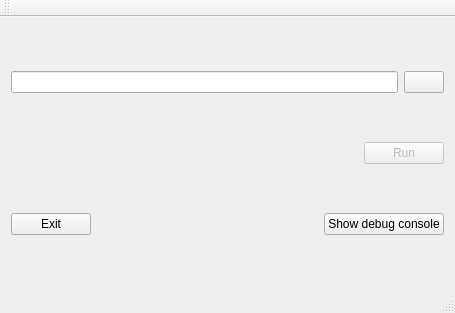
<?xml version="1.0" encoding="UTF-8"?>
<ui version="4.0">
 <class>Magic2Snesw</class>
 <widget class="QMainWindow" name="Magic2Snesw">
  <property name="geometry">
   <rect>
    <x>0</x>
    <y>0</y>
    <width>455</width>
    <height>313</height>
   </rect>
  </property>
  <property name="windowTitle">
   <string>Magic2Snes</string>
  </property>
  <widget class="QWidget" name="centralWidget">
   <property name="sizePolicy">
    <sizepolicy hsizetype="Minimum" vsizetype="Minimum">
     <horstretch>0</horstretch>
     <verstretch>0</verstretch>
    </sizepolicy>
   </property>
   <layout class="QVBoxLayout" name="verticalLayout">
    <item>
     <layout class="QHBoxLayout" name="horizontalLayout">
      <item>
       <widget class="QLineEdit" name="scriptLineEdit">
        <property name="readOnly">
         <bool>true</bool>
        </property>
       </widget>
      </item>
      <item>
       <widget class="QPushButton" name="chooseScriptButton">
        <property name="text">
         <string/>
        </property>
       </widget>
      </item>
     </layout>
    </item>
    <item>
     <layout class="QHBoxLayout" name="horizontalLayout_3">
      <item>
       <spacer name="horizontalSpacer_2">
        <property name="orientation">
         <enum>Qt::Horizontal</enum>
        </property>
        <property name="sizeHint" stdset="0">
         <size>
          <width>40</width>
          <height>20</height>
         </size>
        </property>
       </spacer>
      </item>
      <item>
       <widget class="QPushButton" name="runScriptButton">
        <property name="enabled">
         <bool>false</bool>
        </property>
        <property name="text">
         <string>Run</string>
        </property>
       </widget>
      </item>
     </layout>
    </item>
    <item>
     <layout class="QHBoxLayout" name="horizontalLayout_2">
      <item>
       <widget class="QPushButton" name="exitButton">
        <property name="text">
         <string>Exit</string>
        </property>
       </widget>
      </item>
      <item>
       <spacer name="horizontalSpacer">
        <property name="orientation">
         <enum>Qt::Horizontal</enum>
        </property>
        <property name="sizeHint" stdset="0">
         <size>
          <width>40</width>
          <height>20</height>
         </size>
        </property>
       </spacer>
      </item>
      <item>
       <widget class="QPushButton" name="pushButton">
        <property name="text">
         <string>Show debug console</string>
        </property>
       </widget>
      </item>
     </layout>
    </item>
   </layout>
  </widget>
  <widget class="QToolBar" name="mainToolBar">
   <attribute name="toolBarArea">
    <enum>TopToolBarArea</enum>
   </attribute>
   <attribute name="toolBarBreak">
    <bool>false</bool>
   </attribute>
  </widget>
  <widget class="QStatusBar" name="statusBar"/>
 </widget>
 <layoutdefault spacing="6" margin="11"/>
 <resources/>
 <connections/>
</ui>
